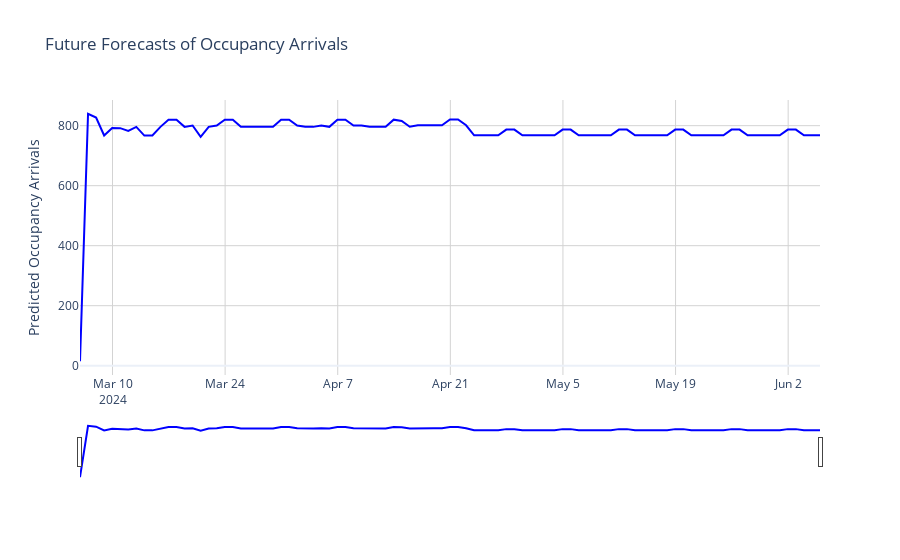

The notebook cell this image was saved under:
### Code cell
# Create a new figure
fig = go.Figure()

fig.add_trace(go.Scatter(x=future_with_features.index, y=future_with_features['pred'],
                         name='Predicted Occupancy Arrivals',
                         line=dict(color='blue', width=2),
                         hovertemplate='<b>Date</b>: %{x|%m-%d-%Y}<br>' +
                                       '<b>Occupancy</b>: %{y}<br>' +
                                       '<b>Day of Week</b>: %{x| %A}<extra></extra>'))

fig.update_layout(
    title='Future Forecasts of Occupancy Arrivals',
    xaxis=dict(
        rangeslider=dict(visible=True),
        type='date'
    ),
    yaxis_title='Predicted Occupancy Arrivals',
    template='plotly_white'
)

fig.update_xaxes(showgrid=True, gridwidth=1, gridcolor='lightgrey')
fig.update_yaxes(showgrid=True, gridwidth=1, gridcolor='lightgrey')

fig.show()
